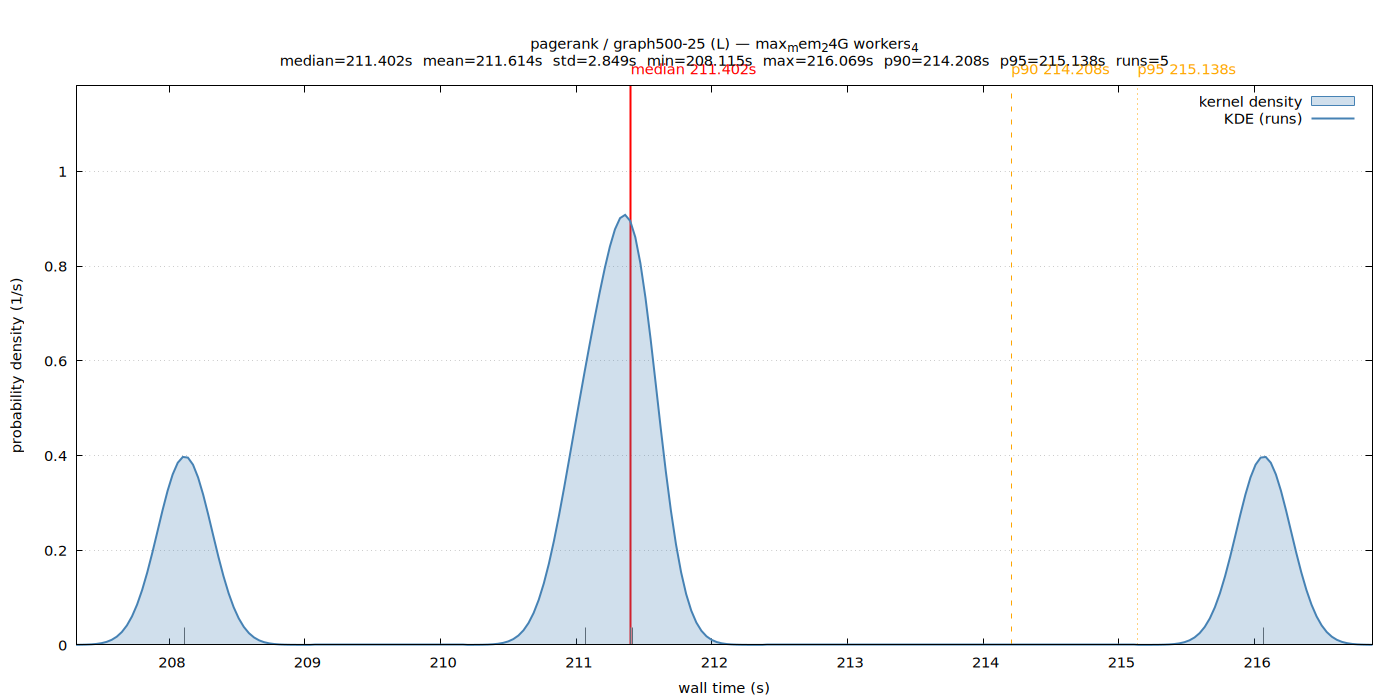

gnuplot code for this plot:
set terminal pngcairo size 1400,700 enhanced font 'Sans,11'
set output '/home/ubuntu/nvm/results/pagerank/L/graph500-25/max_mem_24G_workers_4/wall_time.png'
set title "pagerank / graph500-25 (L) — max_mem_24G workers_4\nmedian=211.402s  mean=211.614s  std=2.849s  min=208.115s  max=216.069s  p90=214.208s  p95=215.138s  runs=5"
set xlabel 'wall time (s)'
set ylabel 'probability density (1/s)'
set tmargin 5
set yrange [0:1.18044]
set xrange [207.313452:216.870713]
set grid y
set key top right
set arrow from 211.402147,0 to 211.402147,1.18044 nohead lc rgb 'red' lw 2
set label 'median 211.402s' at 211.402147,1.18044 offset char 0,1 tc rgb 'red'
set arrow from 214.207644,0 to 214.207644,1.18044 nohead lc rgb 'orange' lw 1 dt 2
set label 'p90 214.208s' at 214.207644,1.18044 offset char 0,1 tc rgb 'orange'
set arrow from 215.138184,0 to 215.138184,1.18044 nohead lc rgb 'orange' lw 1 dt 3
set label 'p95 215.138s' at 215.138184,1.18044 offset char 0,1 tc rgb 'orange'
set arrow from 211.416021,0 to 211.416021,0.0363214 nohead lc rgb '#666666' lw 1
set arrow from 208.115440,0 to 208.115440,0.0363214 nohead lc rgb '#666666' lw 1
set arrow from 216.068725,0 to 216.068725,0.0363214 nohead lc rgb '#666666' lw 1
set arrow from 211.066317,0 to 211.066317,0.0363214 nohead lc rgb '#666666' lw 1
set arrow from 211.402147,0 to 211.402147,0.0363214 nohead lc rgb '#666666' lw 1
plot '/home/ubuntu/nvm/results/pagerank/L/graph500-25/max_mem_24G_workers_4/wall_time.dat' using 1:2 with filledcurves y=0 lc rgb '#4682b4' fs transparent solid 0.25 title 'kernel density', \
     '/home/ubuntu/nvm/results/pagerank/L/graph500-25/max_mem_24G_workers_4/wall_time.dat' using 1:2 with lines lw 2 lc rgb '#4682b4' title 'KDE (runs)'
